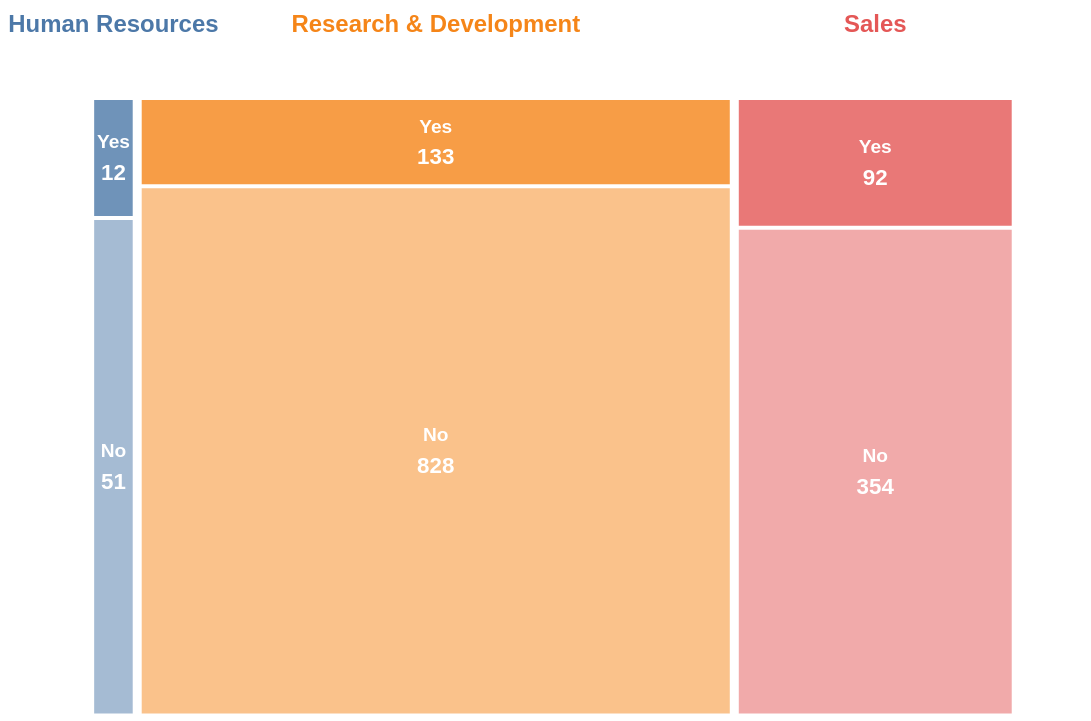

This figure's notebook cell:
### Code cell
base = (
    alt.Chart(df)
    .transform_aggregate(count_="count()", groupby=["Department", "Attrition"])
    .transform_stack(
        stack="count_",
        as_=["stack_count_Department1", "stack_count_Department2"],
        offset="normalize",
        sort=[alt.SortField("Department", "ascending")],
        groupby=[],
    )
    .transform_window(
        x="min(stack_count_Department1)",
        x2="max(stack_count_Department2)",
        rank_Attrition="dense_rank()",
        distinct_Attrition="distinct(Attrition)",
        groupby=["Department"],
        frame=[None, None],
        sort=[alt.SortField("Attrition", "ascending")],
    )
    .transform_window(
        rank_Department="dense_rank()",
        frame=[None, None],
        sort=[alt.SortField("Department", "ascending")],
    )
    .transform_stack(
        stack="count_",
        groupby=["Department"],
        as_=["y", "y2"],
        offset="normalize",
        sort=[alt.SortField("Attrition", "ascending")],
    )
    .transform_calculate(
        ny="datum.y + (datum.rank_Attrition - 1) * datum.distinct_Attrition * 0.01 / 3",
        ny2="datum.y2 + (datum.rank_Attrition - 1) * datum.distinct_Attrition * 0.01 / 3",
        nx="datum.x + (datum.rank_Department - 1) * 0.01",
        nx2="datum.x2 + (datum.rank_Department - 1) * 0.01",
        xc="(datum.nx + datum.nx2) / 2",
        yc="(datum.ny + datum.ny2) / 2",
    )
)

rect = base.mark_rect().encode(
    x=alt.X("nx:Q").axis(None),
    x2="nx2",
    y=alt.Y("ny:Q").axis(None),
    y2="ny2",
    color=alt.Color("Department:N", legend=None),         
    opacity=alt.condition(
        alt.datum.Attrition == "Yes",
        alt.value(0.8), 
        alt.value(0.5),  
    ),
    tooltip=[
        alt.Tooltip("Department:N",  title="Departamento"),
        alt.Tooltip("Attrition:N",   title="Attrition"),
        alt.Tooltip("count_:Q",      title="Empleados"),
    ],
)

# Etiqueta: "Yes" / "No"
text_label = base.mark_text(
    baseline="middle", align="center",
    fontSize=12, fontWeight="bold", dy=-10
).encode(
    x=alt.X("xc:Q").axis(None),
    y=alt.Y("yc:Q"),
    text="Attrition:N",
    color=alt.value("white"),
)

# Número de empleados en cada bloque
text_count = base.mark_text(
    baseline="middle", align="center",
    fontSize=14, fontWeight="bold", dy=10
).encode(
    x=alt.X("xc:Q").axis(None),
    y=alt.Y("yc:Q"),
    text="count_:Q",
    color=alt.value("white"),
)

mosaic = (rect + text_label + text_count).properties(width=620, height=420)

dept_labels = (
    base.mark_text(baseline="middle", align="center", fontSize=15, fontWeight="bold")
    .encode(
        x=alt.X("min(xc):Q").axis(None),
        color=alt.Color("Department:N", legend=None),
        text="Department:N",
    )
    .properties(width=620)
)

(
    (dept_labels & mosaic)
    .resolve_scale(x="shared")
    .configure_view(stroke="")
    .configure_concat(spacing=2)
    .configure_axis(domain=False, ticks=False, labels=False, grid=False)
)

### Figure 1 — Vega specification as saved in the notebook (floating-point values rounded to 4 significant figures)
{"$schema": "https://vega.github.io/schema/vega/v5.json", "data": [{"name": "_server_source_0", "values": [{"Department": "Sales", "Attrition": "Yes", "count_": 92, "stack_count_Department1": 0.6966, "stack_count_Department2": 0.7592}, {"Department": "Research & Development", "Attrition": "No", "count_": 828, "stack_count_Department1": 0.04286, "stack_count_Department2": 0.6061}, {"Department": "Research & Development", "Attrition": "Yes", "count_": 133, "stack_count_Department1": 0.6061, "stack_count_Department2": 0.6966}, {"Department": "Sales", "Attrition": "No", "count_": 354, "stack_count_Department1": 0.7592, "stack_count_Department2": 1.0}, {"Department": "Human Resources", "Attrition": "No", "count_": 51, "stack_count_Department1": 0.0, "stack_count_Department2": 0.03469}, {"Department": "Human Resources", "Attrition": "Yes", "count_": 12, "stack_count_Department1": 0.03469, "stack_count_Department2": 0.04286}]}, {"name": "source_0", "source": "_server_source_0", "transform": [{"type": "window", "sort": {"field": ["Attrition"], "order": ["ascending"]}, "groupby": ["Department"], "ops": ["min", "max", "dense_rank", "distinct"], "fields": ["stack_count_Department1", "stack_count_Department2", "", "Attrition"], "params": [null, null, null, null], "as": ["x", "x2", "rank_Attrition", "distinct_Attrition"], "frame": [null, null]}, {"type": "window", "sort": {"field": ["Department"], "order": ["ascending"]}, "ops": ["dense_rank"], "fields": [""], "params": [null], "as": ["rank_Department"], "frame": [null, null]}, {"type": "stack", "field": "count_", "groupby": ["Department"], "sort": {"field": ["Attrition"], "order": ["ascending"]}, "as": ["y", "y2"], "offset": "normalize"}, {"type": "formula", "expr": "datum.y + (datum.rank_Attrition - 1) * datum.distinct_Attrition * 0.01 / 3", "as": "ny"}, {"type": "formula", "expr": "datum.y2 + (datum.rank_Attrition - 1) * datum.distinct_Attrition * 0.01 / 3", "as": "ny2"}, {"type": "formula", "expr": "datum.x + (datum.rank_Department - 1) * 0.01", "as": "nx"}, {"type": "formula", "expr": "datum.x2 + (datum.rank_Department - 1) * 0.01", "as": "nx2"}, {"type": "formula", "expr": "(datum.nx + datum.nx2) / 2", "as": "xc"}, {"type": "formula", "expr": "(datum.ny + datum.ny2) / 2", "as": "yc"}, {"type": "project", "fields": ["Attrition", "Department", "count_", "nx", "nx2", "ny", "ny2", "xc", "yc"]}]}, {"name": "data_0", "source": "source_0", "transform": [{"type": "filter", "expr": "isValid(datum[\"xc\"]) && isFinite(+datum[\"xc\"]) && isValid(datum[\"yc\"]) && isFinite(+datum[\"yc\"])"}, {"type": "project", "fields": ["Attrition", "count_", "xc", "yc"]}]}, {"name": "data_1", "source": "source_0", "transform": [{"type": "aggregate", "groupby": ["Department"], "fields": ["xc"], "ops": ["min"], "as": ["min_xc"]}, {"type": "filter", "expr": "isValid(datum[\"min_xc\"]) && isFinite(+datum[\"min_xc\"])"}, {"type": "project", "fields": ["Department", "min_xc"]}]}, {"name": "data_2", "source": "source_0", "transform": [{"type": "filter", "expr": "isValid(datum[\"nx\"]) && isFinite(+datum[\"nx\"]) && isValid(datum[\"ny\"]) && isFinite(+datum[\"ny\"])"}, {"type": "project", "fields": ["Attrition", "Department", "count_", "nx", "nx2", "ny", "ny2"]}]}, {"name": "data_1_color_domain_Department_0", "source": "data_1", "transform": [{"type": "aggregate", "groupby": ["Department"], "fields": [], "ops": [], "as": []}, {"type": "formula", "expr": "datum['Department']", "as": "sort_field"}, {"type": "project", "fields": ["Department"]}]}, {"name": "data_2_color_domain_Department_1", "source": "data_2", "transform": [{"type": "aggregate", "groupby": ["Department"], "fields": [], "ops": [], "as": []}, {"type": "formula", "expr": "datum['Department']", "as": "sort_field"}, {"type": "project", "fields": ["Department"]}]}], "signals": [{"name": "concat_0_height", "value": 20}, {"name": "concat_1_height", "value": 420}], "marks": [{"type": "group", "name": "concat_0_group", "encode": {"update": {"width": {"signal": "width"}, "height": {"signal": "concat_0_height"}}}, "marks": [{"type": "text", "name": "concat_0_marks", "from": {"data": "data_1"}, "encode": {"update": {"fontSize": {"value": 15}, "text": {"signal": "isValid(datum[\"Department\"]) ? datum[\"Department\"] : \"\"+datum[\"Department\"]"}, "align": {"value": "center"}, "baseline": {"value": "middle"}, "fill": {"field": "Department", "scale": "color"}, "x": {"field": "min_xc", "scale": "x"}, "y": {"signal": "concat_0_height", "mult": 0.5}, "fontWeight": {"value": "bold"}}}, "style": ["text"]}], "style": "cell"}, {"type": "group", "name": "concat_1_group", "encode": {"update": {"width": {"signal": "width"}, "height": {"signal": "concat_1_height"}}}, "marks": [{"type": "rect", "name": "concat_1_layer_0_marks", "from": {"data": "data_2"}, "encode": {"update": {"x": {"field": "nx", "scale": "x"}, "fill": {"field": "Department", "scale": "color"}, "y": {"field": "ny", "scale": "concat_1_y"}, "y2": {"field": "ny2", "scale": "concat_1_y"}, "x2": {"field": "nx2", "scale": "x"}, "opacity": [{"value": 0.8, "test": "(datum.Attrition === 'Yes')"}, {"value": 0.5}], "tooltip": {"signal": "{\"Departamento\": isValid(datum[\"Department\"]) ? datum[\"Department\"] : \"\"+datum[\"Department\"], \"Attrition\": isValid(datum[\"Attrition\"]) ? datum[\"Attrition\"] : \"\"+datum[\"Attrition\"], \"Empleados\": format(datum[\"count_\"], \"\")}"}}}, "style": ["rect"]}, {"type": "text", "name": "concat_1_layer_1_marks", "from": {"data": "data_0"}, "encode": {"update": {"fontSize": {"value": 12}, "fill": {"value": "white"}, "baseline": {"value": "middle"}, "align": {"value": "center"}, "text": {"signal": "isValid(datum[\"Attrition\"]) ? datum[\"Attrition\"] : \"\"+datum[\"Attrition\"]"}, "dy": {"value": -10}, "x": {"field": "xc", "scale": "x"}, "y": {"field": "yc", "scale": "concat_1_y"}, "fontWeight": {"value": "bold"}}}, "style": ["text"]}, {"type": "text", "name": "concat_1_layer_2_marks", "from": {"data": "data_0"}, "encode": {"update": {"y": {"field": "yc", "scale": "concat_1_y"}, "x": {"field": "xc", "scale": "x"}, "fontWeight": {"value": "bold"}, "text": {"signal": "format(datum[\"count_\"], \"\")"}, "baseline": {"value": "middle"}, "fill": {"value": "white"}, "fontSize": {"value": 14}, "dy": {"value": 10}, "align": {"value": "center"}}}, "style": ["text"]}], "style": "cell"}], "scales": [{"name": "x", "type": "linear", "domain": {"fields": [{"data": "data_1", "field": "min_xc"}, {"data": "data_2", "field": "nx"}, {"data": "data_2", "field": "nx2"}, {"data": "data_0", "field": "xc"}]}, "range": [0, {"signal": "width"}], "zero": true, "nice": true}, {"name": "color", "type": "ordinal", "domain": {"fields": [{"data": "data_1_color_domain_Department_0", "field": "Department"}, {"data": "data_2_color_domain_Department_1", "field": "Department"}], "sort": true}, "range": "category"}, {"name": "concat_1_y", "type": "linear", "domain": {"fields": [{"data": "data_2", "field": "ny"}, {"data": "data_2", "field": "ny2"}, {"data": "data_0", "field": "yc"}]}, "range": [{"signal": "concat_1_height"}, 0], "nice": true, "zero": true}], "padding": 5, "background": "white", "layout": {"padding": 2, "columns": 1, "bounds": "full", "align": "each"}, "config": {"axis": {"domain": false, "grid": false, "labels": false, "ticks": false}, "style": {"cell": {"stroke": ""}}}, "width": 620}
